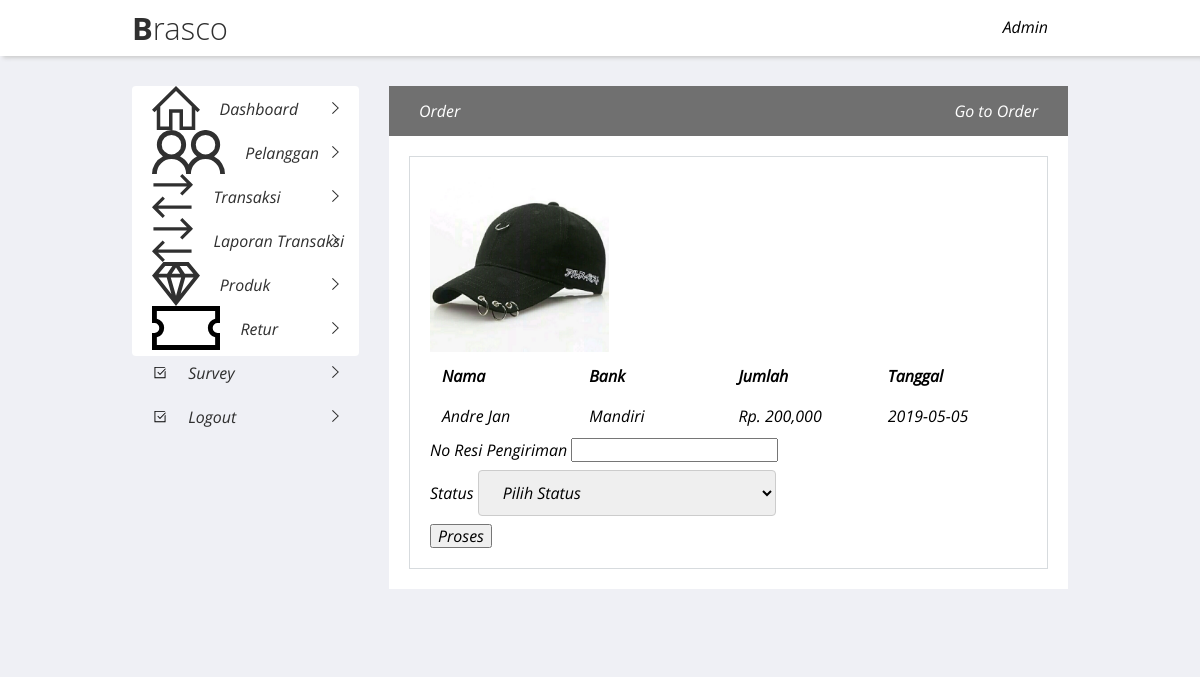
The page /admin/pembayaran.php?&id=13 on the database its author committed.
### tables this page shows
CREATE TABLE `pembayaran` (
  `id_pembayaran` int(11) NOT NULL,
  `id_transaksi` int(11) NOT NULL,
  `nama` varchar(100) NOT NULL,
  `bank` varchar(100) NOT NULL,
  `jumlah` int(11) NOT NULL,
  `tanggal` date NOT NULL,
  `bukti` varchar(100) NOT NULL
);

### admin/pembayaran.php (the view, shortened to what this page needs)
<?php
include('../admin/koneksi.php');
$id_transaksi = $_GET['id'];
$ambil = $koneksi->query("SELECT * FROM pembayaran WHERE id_transaksi = '$id_transaksi'");
$detail = $ambil->fetch_assoc();
?>
<!DOCTYPE html>
<html style="height: 100%;">
<head>
    <link rel="stylesheet" type="text/css" media="screen" href="../css/reset.css">
    <link rel="stylesheet" type="text/css" media="screen" href="../css/main.css">
</head>
<body style="background: #EFF0F5;">
    <?php include('../admin/navbar.php'); ?>
    <div class="admincontainer">
        <?php include('../admin/sidebar.php'); ?>
        <div class="dashboardadmin" style="margin-top: 0;">
            <div class="tabletable">
                <div class="heading">
                    <p class="headtext">Order</p>
                    <a href="#"><p class="linktext">Go to Order</p></a>
                </div>
                <div class="tablewrap">
                <div class="container">
                    <img src="../bukti_pembayaran/<?php echo $detail['bukti'] ?>" width="30%"> <br>
                    <div class="table">
                        <table cellpadding="10">
                            <thead>
                            <tr>
                                <th>Nama</th>
                                <th>Bank</th>
                                <th>Jumlah</th>
                                <th>Tanggal</th>
                            </tr>
                            </thead>
                            <tbody>
                            <tr>
                                <td><?php echo $detail['nama']; ?></td>
                                <td><?php echo $detail['bank']; ?></td>
                                <td>Rp. <?php echo number_format($detail['jumlah']); ?></td>
                                <td>
                                    <?php echo $detail['tanggal']; ?>
                                </td>
                            </tr>
                            </tbody>
                        </table>
                    </div>
                    <form method="post">
                    <div class="form-group">
                        <label>No Resi Pengiriman</label>
                        <input type="text" name="resi">
                    </div>
                    <div class="form-group">
                        <label>Status</label>
                        <select class="form-control" name="status">
                            <option value="">Pilih Status</option>
                        </select>
                    </div>
                    <button name="proses">Proses</button>
                    </form>
            </div>
            </div>
        </div>
    </div>
</div>
</body>
</html>

### css/main.css (style rules this page uses)
body { font-family: 'Open Sans'; }
.container .table .row-cout input[type=text], select { width: 50%; padding: 10px 20px; margin: 8px 0; display: inline-block; border: 1px solid #ccc; border-radius: 4px; box-sizing: border-box; }
.admincontainer { padding-left: 11%; padding-right: 11%; position: relative; display: flex; flex-direction: row; justify-content: center; background: #EFF0F5; }
.admincontainer .dashboardadmin { position: relative; right: 0; width: 742px; background: #EFF0F5; z-index: 0; margin-top: 30px; margin-left: 30px; margin-bottom: 60px; }
.admincontainer .dashboardadmin .tabletable { position: relative; margin-top: 30px; background: white; }
.admincontainer .dashboardadmin .container { width: 100%; padding: 15px 20px 20px 20px; box-sizing: border-box; position: relative; border: 1px solid #D7DBDE; margin: auto; }
.admincontainer .dashboardadmin .tablewrap { padding: 20px; }
.admincontainer .dashboardadmin .heading { display: flex; flex-direction: row; justify-content: space-between; padding-left: 30px; padding-right: 30px; box-sizing: border-box; background: #707070; color: white; position: relative; width: 100%; left: 0; z-index: 2; }
.admincontainer .dashboardadmin .heading a { text-decoration: none; color: white; font-weight: 100; }
.admincontainer .dashboardadmin .container table { position: relative; }
.admincontainer .dashboardadmin .tabletable .tablewrap .container table td { width: 140px; }
.admincontainer .dashboardadmin .tabletable .tablewrap .container table { text-align: start; }
.admincontainer .dashboardadmin .tabletable .tablewrap .container table th { text-align: start; }

### rows shown on the page
pembayaran: bukti (picture), nama "Andre Jan", bank "Mandiri", jumlah "200,000", tanggal "2019-05-05"
